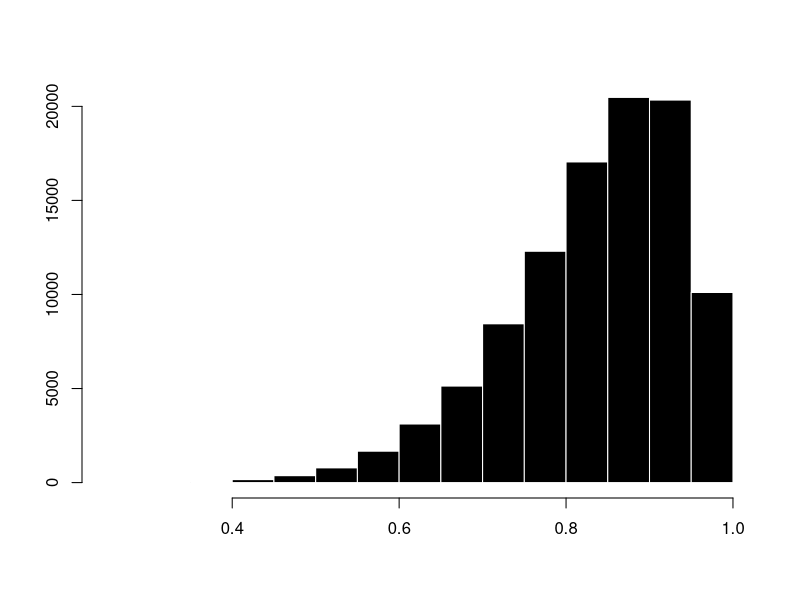

Write R code to recreate this figure.
## ---- chunk 1

library(psych)


	x1 <- rbeta(n = 100000, shape1= 10, shape2 = 2)
#	x2 <- rbeta(n = 100000, shape1= 10, shape2 = 10)
#	x3 <- rbeta(n = 100000, shape1= 2, shape2 = 10)

	  hist(x = x1,
#	       breaks = seq(0,1,.05),
	       xlab = "",
	       ylab = "",
	       main = "",
	       axes = TRUE,
	       col = "black",
	       border = "white",
			font.main = 1
	       )

